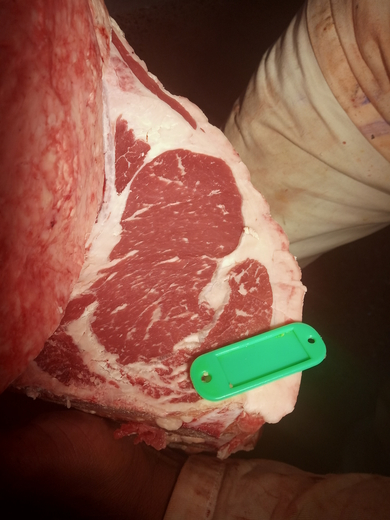
#> input picture Aula morfologia/8_t3.jpg, 390 x 520 px
$ python morfo.py
#> lines starting #> are read from the running program, lines starting #| are printed output that depends on the picture
import cv2
import numpy as np

img = cv2.imread('8_t3.jpg')
#> img is the input picture: shape (520, 390, 3); mean B, G, R 65.5, 82.7, 126.1

cv2.imshow('img', img)

t, data_1 = cv2.threshold(img,90,255,cv2.THRESH_BINARY)
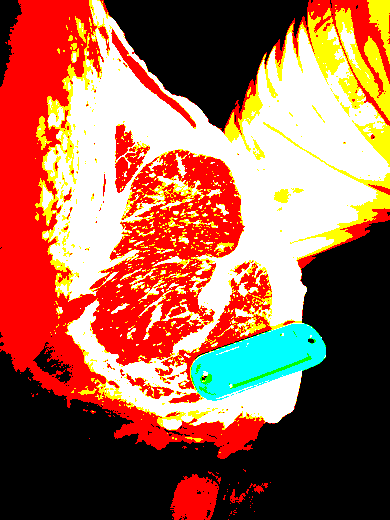
#> data_1: shape (520, 390, 3); mean B, G, R 78, 100.3, 161.1
print(t)
_, data_2 = cv2.threshold(img,95,255,cv2.THRESH_BINARY)
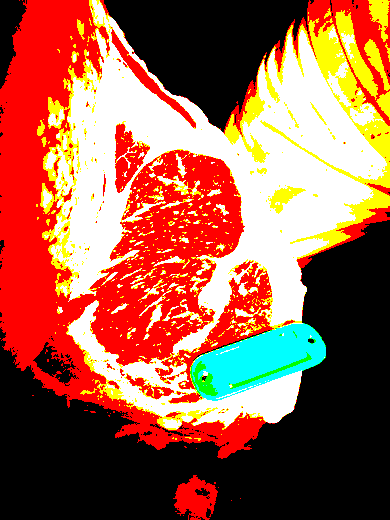
#> data_2: shape (520, 390, 3); mean B, G, R 72.2, 94.5, 158.4
_, data_3 = cv2.threshold(img,100,255,cv2.THRESH_BINARY)
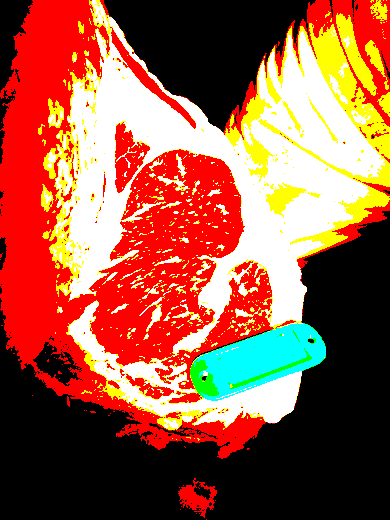
#> data_3: shape (520, 390, 3); mean B, G, R 66.6, 89.5, 155
_, data_4 = cv2.threshold(img,105,255,cv2.THRESH_BINARY)
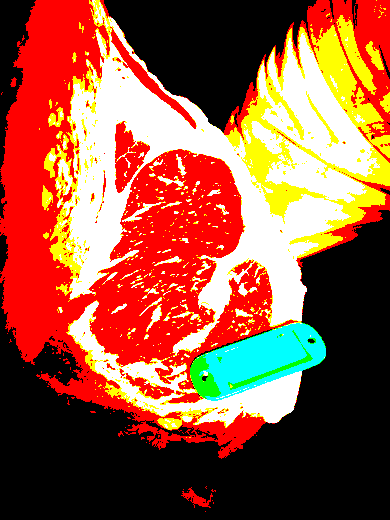
#> data_4: shape (520, 390, 3); mean B, G, R 60.5, 84.9, 151.3

cv2.imshow('data_1', data_1)
cv2.imshow('data_2', data_2)
cv2.imshow('data_3', data_3)
cv2.imshow('data_4', data_4)

img = data_1

# Define standard colors
colors = np.array([(255, 255, 255), (0, 0, 255)])  # black, white, red
#print(colors[:, None, None])
# Map the colors in the image using numpy broadcasting
# np.linalg.norm calcula a norma euclidiana
distances = np.linalg.norm(img - colors[:, None, None], axis=3)
#print(distances)


""""
#### Define standard colors
img = data_1

# Define standard colors
colors = np.array([(255, 255, 255), (0, 0, 255)])  # black, white, red

# Map the colors in the image using numpy broadcasting
# np.linalg.norm calcula a norma euclidiana
distances = np.linalg.norm(img - colors[:, None, None], axis=3)
print(distances)

# retorna um array com os indice minimos de cada matriz.
# Cada elemento do array argmin_indices será o índice da cor de referencia mais proxima para cada pixel da imagem
# Axis 0 = representa eixo vertical

#a linha argmin_indices = np.argmin(distances, axis=0)
#encontra os índices das cores de referência mais próximas para cada pixel da imagem,
#com base nas distâncias calculadas anteriormente

argmin_indices = np.argmin(distances, axis=0)
img = colors[argmin_indices]
img = cv2.convertScaleAbs(img) ## Corrigindo formato

mask_2=np.ones((2,1),np.uint8)
data=cv2.morphologyEx(img,cv2.MORPH_OPEN,mask_2)
cv2.imshow('data', data)
"""
cv2.waitKey(0)
